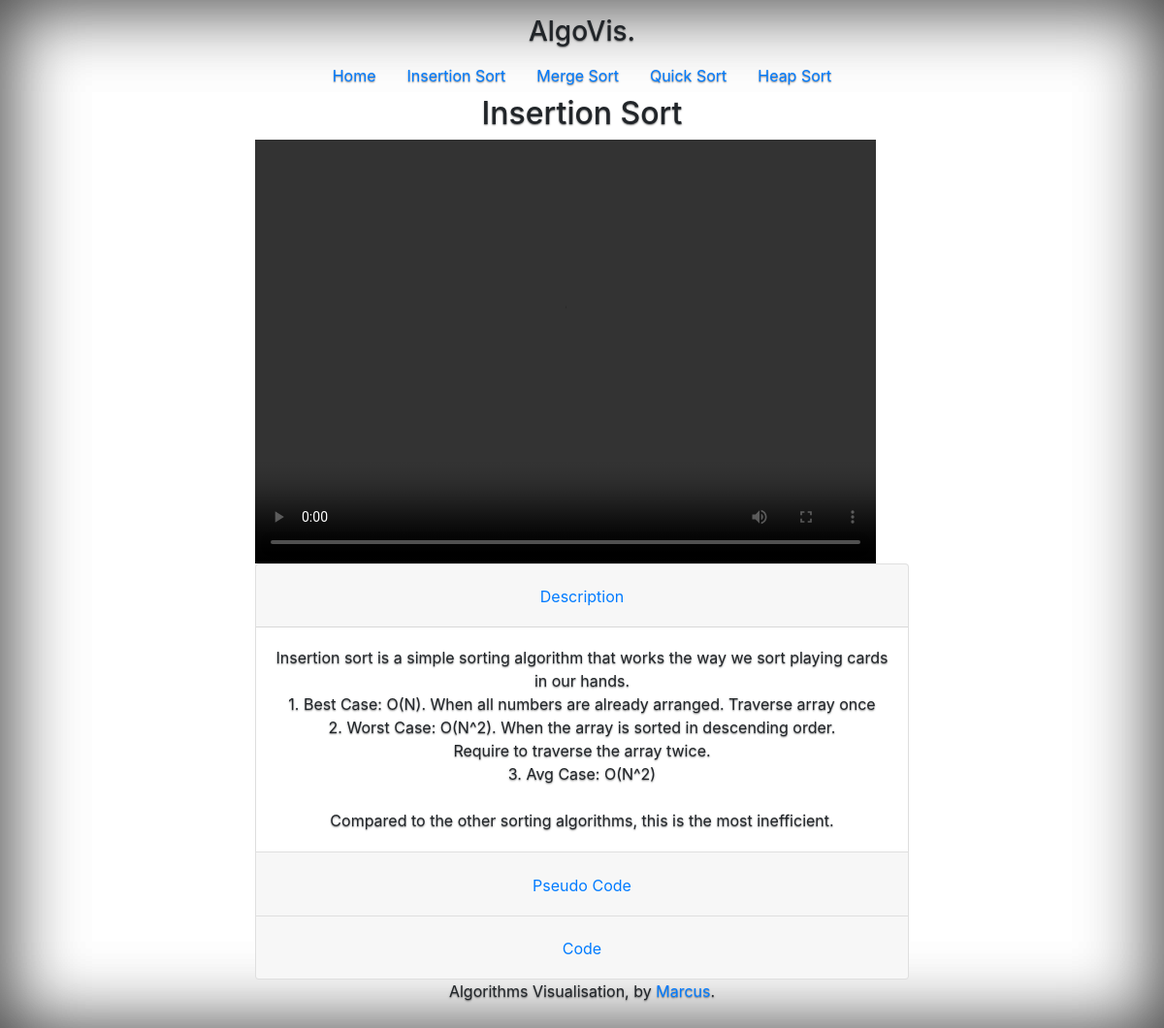
/insertionsort/, run on the app's committed database.
### algo/models.py (models this page shows)
class Algo(models.Model):
    name = models.CharField(max_length=100)
    description = models.TextField()
    pseudocode = models.TextField()
    video = models.TextField()
    code = models.TextField()

### algo/views.py (the view)
# urls.py: path('insertionsort/', plotInsertionSort, name='plotInsertionSort'),
def plotInsertionSort(request):
    insertionsort = Algo.objects.filter(name = 'Insertion Sort')[0]
    context = {
        'title': insertionsort.name,
        'algo': insertionsort.video,
        'description': {
            'description' : insertionsort.description,
            'pseudo' : insertionsort.pseudocode,
            'code': insertionsort.code,
        }
    }
    return render(request, 'algo/index.html', context)

### algo/templates/algo/index.html (shortened to what this page needs)
<!DOCTYPE html>
<html lang="en">
<head>
    <link rel="stylesheet" href="https://stackpath.bootstrapcdn.com/bootstrap/4.4.1/css/bootstrap.min.css">
    {% load static %}
    <link rel="stylesheet" type="text/css" href="{% static 'algo/style.css' %}">
</head>
<body class="text-center">
  <div  class="cover-container d-flex h-100 p-3 mx-auto flex-column">
    <header class="masthead mb-auto">
      <div class="inner">
        <h3 class="masthead-brand" >AlgoVis.</h3>
        <nav class="nav nav-masthead justify-content-center">
          <a class="nav-link active" href="{% url 'algo:index' %}">Home</a>
          <a class="nav-link" href="{% url 'algo:plotInsertionSort' %}">Insertion Sort</a>
          <a class="nav-link" href="{% url 'algo:plotMergeSort' %}">Merge Sort</a>
          <a class="nav-link" href="{% url 'algo:plotQuickSort' %}">Quick Sort</a>
          <a class="nav-link" href="{% url 'algo:plotHeapSort' %}">Heap Sort</a>
        </nav>
      </div>
    </header>
    <h2>{{title}}</h2>
    {{algo | safe}}
    {% if description %}
    <div class="accordion" id="accordionExample">
      <div class="card">
        <div class="card-header" id="headingOne">
          <h2 class="mb-0">
            <button class="btn btn-link" type="button" data-toggle="collapse" data-target="#collapseOne" aria-expanded="true" aria-controls="collapseOne">
              Description
            </button>
          </h2>
        </div>
        <div id="collapseOne" class="collapse show" aria-labelledby="headingOne" data-parent="#accordionExample">
          <div class="card-body">
            {{description.description | safe}}
          </div>
        </div>
      </div>
      <div class="card">
        <div class="card-header" id="headingTwo">
          <h2 class="mb-0">
            <button class="btn btn-link collapsed" type="button" data-toggle="collapse" data-target="#collapseTwo" aria-expanded="false" aria-controls="collapseTwo">
              Pseudo Code
            </button>
          </h2>
        </div>
      </div>
      <div class="card">
        <div class="card-header" id="headingThree">
          <h2 class="mb-0">
            <button class="btn btn-link collapsed" type="button" data-toggle="collapse" data-target="#collapseThree" aria-expanded="false" aria-controls="collapseThree">
              Code
            </button>
          </h2>
        </div>
      </div>
    </div>
    {% endif %}
    <footer class="mastfoot mt-auto">
      <div class="inner">
        <p>Algorithms Visualisation, by <a href="https://github.com/marckii8888" target="blank">Marcus</a>.</p>
      </div>
    </footer>
  </div>
</body>
</html>

### algo/static/algo/style.css (style rules this page uses)
:root { --blue: #007bff; --indigo: #6610f2; --purple: #6f42c1; --pink: #e83e8c; --red: #dc3545; --orange: #fd7e14; --yellow: #ffc107; --green: #28a745; --teal: #20c997; --cyan: #17a2b8; --white: #fff; --gray: #6c757d; --gray-dark: #343a40; --primary: #007bff; --secondary: #6c757d; --success: #28a745; --info: #17a2b8; --warning: #ffc107; --danger: #dc3545; --light: #f8f9fa; --dark: #343a40; --breakpoint-xs: 0; --breakpoint-sm: 576px; --breakpoint-md: 768px; --breakpoint-lg: 992px; --breakpoint-xl: 1200px; --font-family-sans-serif: -apple-system,BlinkMacSystemFont,"Segoe UI",Roboto,"Helvetica Neue",Arial,sans-serif,"Apple Color Emoji","Segoe UI Emoji","Segoe UI Symbol"; --font-family-monospace: SFMono-Regular,Menlo,Monaco,Consolas,"Liberation Mono","Courier New",monospace; }
html, body { height: 100vh; box-shadow: inset 0 0 5rem rgba(0, 0, 0, .5); overflow: auto; }
html { font-family: sans-serif; line-height: 1.15; -webkit-text-size-adjust: 100%; -ms-text-size-adjust: 100%; -ms-overflow-style: scrollbar; -webkit-tap-highlight-color: transparent; }
body { display: block; display: -ms-flexbox; display: -webkit-box; display: flex; -ms-flex-pack: center; -webkit-box-pack: center; justify-content: center; color: #212529; text-shadow: 0 0.05rem 0.1rem rgba(0, 0, 0, .5); position: relative; }

### data on the page
Algo: name "Insertion Sort", description "Insertion sort is a simple sorting algorithm that works the way we sort playing cards in our hands. 1. Best Case: O(N). When all numbers are already arranged. Traverse array once 2. Worst Case: O(N^2). When the array is sorted in descending order. Require to traverse the array twice. 3. Avg Case: O(N^2) Compared to the other sorting algorithms, this is the most inefficient."
